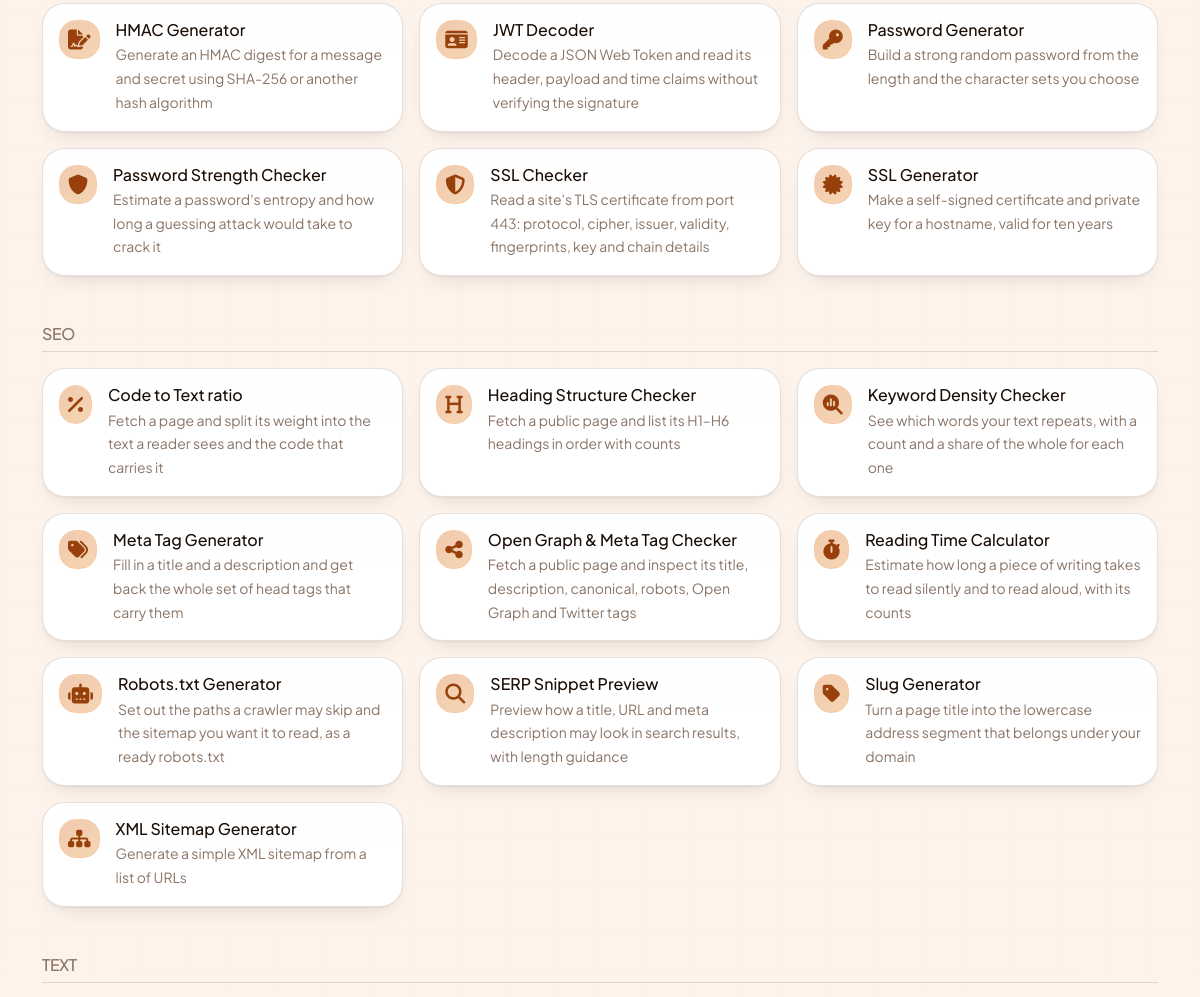
The app's page /tools/index.php (middle part), older data.
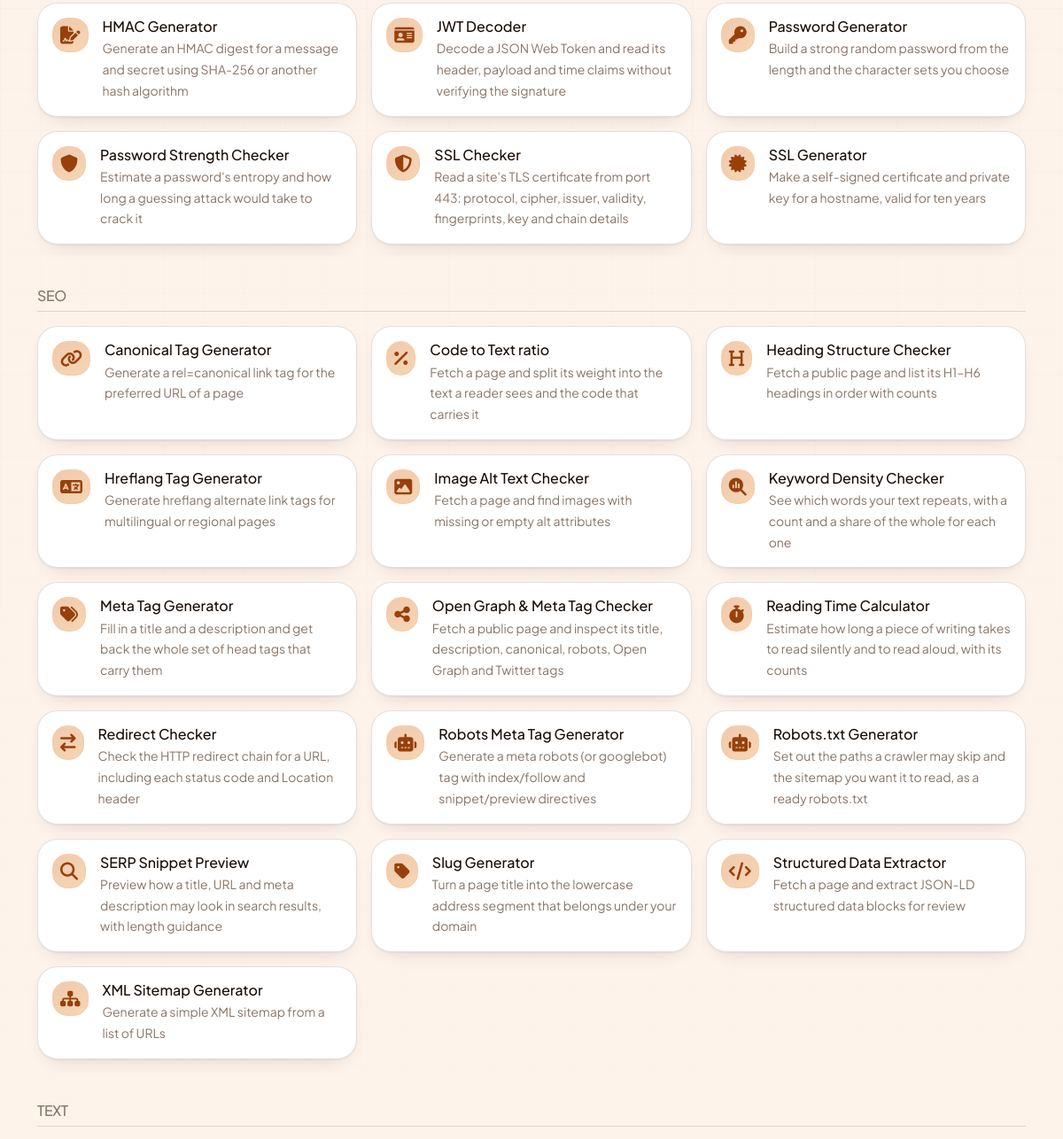
The same page, newer data.
### tables this page shows
CREATE TABLE `tools` (
  `id` int NOT NULL AUTO_INCREMENT,
  `title` varchar(100) NOT NULL DEFAULT 'Untitled',
  `description` text NOT NULL,
  `keywords` text NOT NULL,
  `info` text NOT NULL,
  `url` varchar(50) NOT NULL,
  `icon` varchar(50) NOT NULL DEFAULT 'question-circle',
  `category` varchar(50) NOT NULL DEFAULT 'Uncategorized',
  `status` int NOT NULL DEFAULT '1',
  PRIMARY KEY (`id`),
  UNIQUE KEY `title` (`title`)
);

### app/db.php (called while the page is built, shortened)
<?php
try {
    $conn = new mysqli(DB_HOST, DB_USER, DB_PASS, DB_NAME);
} catch (mysqli_sql_exception) {
    $conn = null;
}
$conn->set_charset('utf8mb4');
function db(): mysqli
{
    global $conn;
    return $conn;
}

### app/data.php (called while the page is built, shortened)
<?php
function tools(): array
{
    return db()->query(
        "SELECT title, description, url, icon, category FROM tools WHERE status = 1 ORDER BY CASE WHEN category = 'Miscellaneous' THEN 1 ELSE 0 END, category, title"
    )->fetch_all(MYSQLI_ASSOC);
}

### tools/index.php (the view, shortened to what this page needs)
<?php
$tools = tools();
$groups = [];
foreach ($tools as $row) {
    $groups[$row['category']][] = $row;
}
require __DIR__ . '/../app/parts/header.php';
?>
<section class="container py-5">
    <?php foreach ($groups as $category => $rows): ?>
        <div class="mb-5">
            <h2 class="h6 text-uppercase text-body-secondary border-bottom pb-2 mb-3">
                <?= e($category) ?>
            </h2>
            <div class="row row-cols-1 row-cols-md-2 row-cols-lg-3 g-3">
                <?php foreach ($rows as $row): ?>
                    <div class="col">
                        <a class="card h-100 bg-body rounded-4 border shadow-sm text-decoration-none text-reset"
                           href="<?= url('tools/' . $row['url']) ?>">
                            <div class="card-body d-flex gap-3">
                                <span class="badge bg-primary-subtle text-primary-emphasis rounded-3 p-2 align-self-start fs-5">
                                    <?= mark($row['icon']) ?>
                                </span>
                                <span>
                                    <span class="h6 d-block mb-1"><?= e($row['title']) ?></span>
                                    <span class="text-body-secondary small d-block"><?= e($row['description']) ?></span>
                                </span>
                            </div>
                        </a>
                    </div>
                <?php endforeach; ?>
            </div>
        </div>
    <?php endforeach; ?>
</section>
<?php require __DIR__ . '/../app/parts/footer.php';

### app/parts/header.php (shortened to what this page needs)
<!doctype html>
<html lang="en" data-theme="dark" data-bs-theme="dark">
<head>
<link rel="stylesheet" href="<?= asset('css/bootstrap.min.css') ?>">
<link rel="stylesheet" href="<?= asset('css/all.min.css') ?>">
<link rel="stylesheet" href="<?= asset('css/style.css') ?>">
</head>
<body class="d-flex flex-column min-vh-100<?= here('index') ? ' home' : '' ?>">
                <span class="brand-mark"><?= icon('fa-solid fa-layer-group') ?></span>
<main id="main" class="flex-grow-1">

### app/functions.php (shortened to what this page needs)
<?php
function e(mixed $value): string
{
    return htmlspecialchars((string) $value, ENT_QUOTES, 'UTF-8');
}
function host_name(): string
{
    $name = strtolower((string) ($_SERVER['HTTP_HOST'] ?? ''));
    return trim((string) preg_replace('~:\d{1,5}$~', '', $name));
}
function host_known(string $name): bool
{
    foreach (HOSTS as $allowed) {
        if ($allowed === $name) {
            return true;
        }
    }
    return false;
}
function host_project(): ?string
{
    $name = host_name();
    return null;
}
function origin(): string
{
    $name = host_name();
    $scheme = (($_SERVER['HTTPS'] ?? '') === 'on' || ($_SERVER['SERVER_PORT'] ?? null) === '443')
        ? 'https'
        : 'http';
    return $scheme . '://' . $name;
}
function url(string $path = ''): string
{
    $path = ltrim($path, '/');
    $first = explode('/', $path, 2)[0];
    if ($first !== '' && in_array($first, PROJECTS, true)) {
        return 'https://' . $first . '.' . SITE_DOMAIN . substr($path, strlen($first));
    }
    $base = BASE_URL !== '' ? rtrim(BASE_URL, '/') : origin();
    return $path === '' ? $base : $base . '/' . $path;
}
function asset(string $path): string
{
    return origin() . '/assets/' . ltrim($path, '/');
}
function icon(string $name): string
{
    return '<i class="' . e($name) . '" aria-hidden="true"></i>';
}
function mark(string $name): string
{
    $name = trim($name);
    return icon(str_starts_with($name, 'fa-brands') ? $name : 'fa-solid ' . $name);
}
function here(string $page): bool
{
    $project = host_project();
    $path = (string) ($_SERVER['SCRIPT_NAME'] ?? '/');
    if ($page === 'index') {
        return $path === '/' || $path === '/index.php';
    }
    return $path === '/' . $page . '.php' || str_starts_with($path, '/' . $page . '/');
}

### app/parts/footer.php (shortened to what this page needs)
</main>
</body>
</html>

Row changes from the older to the newer data that the page shows:
added tools: title "Canonical Tag Generator", description "Generate a rel=canonical link tag for the preferred URL of a page", shown under "SEO"
added tools: title "Hreflang Tag Generator", description "Generate hreflang alternate link tags for multilingual or regional pages", shown under "SEO"
added tools: title "Image Alt Text Checker", description "Fetch a page and find images with missing or empty alt attributes", shown under "SEO"
added tools: title "Redirect Checker", description "Check the HTTP redirect chain for a URL, including each status code and Location header", shown under "SEO"
added tools: title "Robots Meta Tag Generator", description "Generate a meta robots (or googlebot) tag with index/follow and snippet/preview directives", shown under "SEO"
added tools: title "Structured Data Extractor", description "Fetch a page and extract JSON-LD structured data blocks for review", shown under "SEO"
